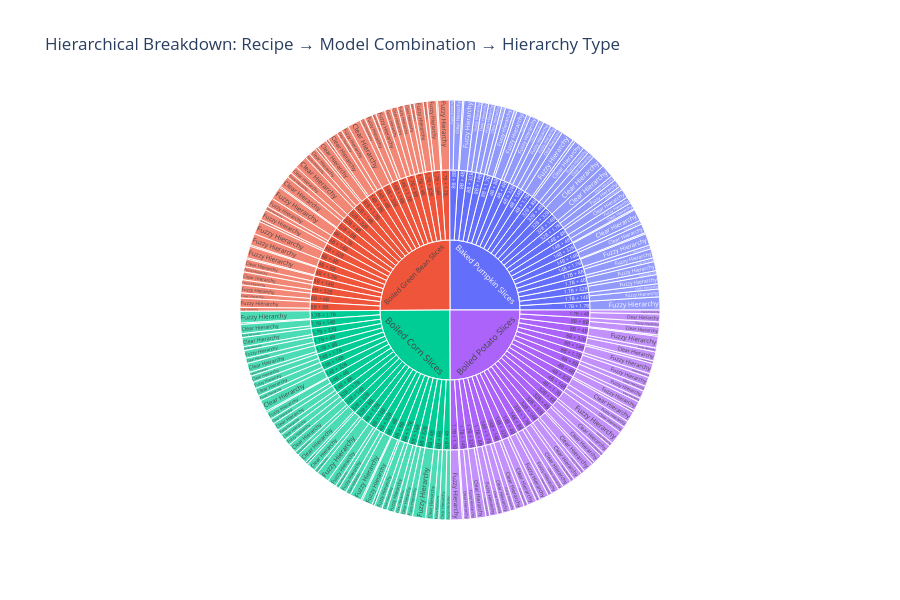

Notebook source saved alongside this figure:
### Markdown cell above
## 6. Advanced Interactive Visualizations

### Code cell
# 8. Interactive Sunburst Chart
# Prepare data for sunburst
sunburst_data = []

for _, row in df.iterrows():
    recipe = row['recipe'].replace('_', ' ').title()
    model_combo = f"{row['model1_size']} + {row['model2_size']}"
    
    # Add entries for each hierarchy type
    for hierarchy_type in ['fuzzy_hierarchy', 'no_hierarchy', 'clear_hierarchy']:
        count = row[hierarchy_type]
        if count > 0:
            sunburst_data.extend([
                {
                    'ids': f"{recipe}",
                    'labels': recipe,
                    'parents': "",
                    'values': count
                },
                {
                    'ids': f"{recipe} - {model_combo}",
                    'labels': model_combo,
                    'parents': recipe,
                    'values': count
                },
                {
                    'ids': f"{recipe} - {model_combo} - {hierarchy_type}",
                    'labels': hierarchy_type.replace('_', ' ').title(),
                    'parents': f"{recipe} - {model_combo}",
                    'values': count
                }
            ])

# Remove duplicates and aggregate
sunburst_df = pd.DataFrame(sunburst_data)
sunburst_df = sunburst_df.groupby(['ids', 'labels', 'parents'])['values'].sum().reset_index()

fig = go.Figure(go.Sunburst(
    ids=sunburst_df['ids'],
    labels=sunburst_df['labels'],
    parents=sunburst_df['parents'],
    values=sunburst_df['values'],
    branchvalues="total",
    maxdepth=3
))

fig.update_layout(
    title="Hierarchical Breakdown: Recipe → Model Combination → Hierarchy Type",
    height=600
)

fig.show()

### Figure 1 — Plotly figure (JSON) as saved in the notebook; plotly's stock layout.template omitted (floating-point values rounded to 4 significant figures; data arrays with more than 128 entries replaced by an {"elided": "..."} marker saying what was removed)
{"data": [{"branchvalues": "total", "ids": {"elided": "293 str values"}, "labels": {"elided": "293 str values"}, "maxdepth": 3, "parents": {"elided": "293 str values"}, "type": "sunburst", "values": {"elided": "293 int values"}}], "layout": {"height": 600, "title": {"text": "Hierarchical Breakdown: Recipe → Model Combination → Hierarchy Type"}}}
